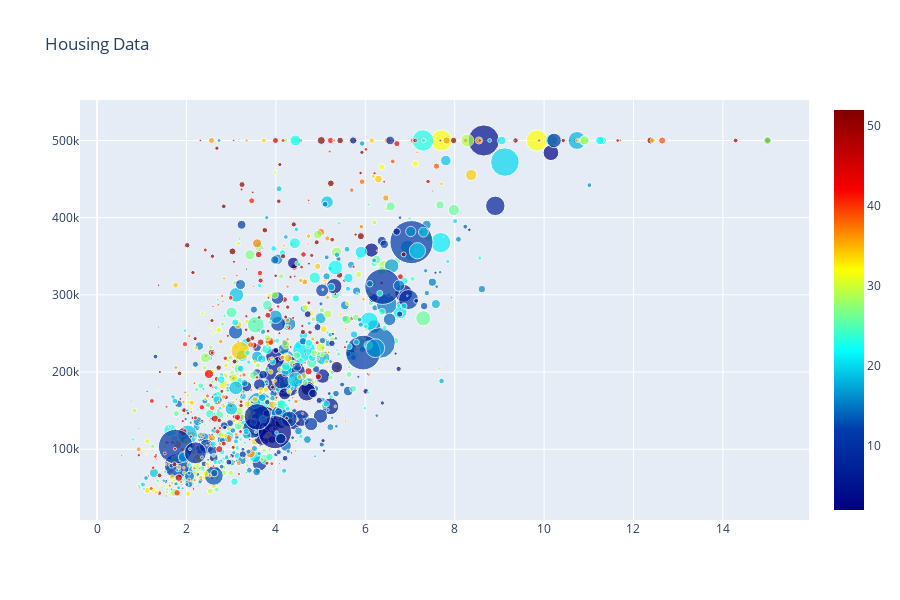

Notebook source saved alongside this figure:
### Markdown cell above
## Plot a Bubble Chart

### Code cell
trace = go.Scatter(x = df['median_income'], y = df['median_house_value'],
                  mode = 'markers', marker = dict(size = df['total_rooms'], sizeref=500,
                                                 color = df['housing_median_age'], colorscale = 'Jet', showscale=True))

data = [trace]

layout = go.Layout(height=600, width=900, title='Housing Data', hovermode ='closest')

fig = go.Figure(data = data, layout = layout)

offline.iplot(fig)

### Figure 1 — Plotly figure (JSON) as saved in the notebook; plotly's stock layout.template omitted (floating-point values rounded to 4 significant figures; data arrays with more than 128 entries replaced by an {"elided": "..."} marker saying what was removed)
{"data": [{"marker": {"color": {"elided": "1445 int values"}, "colorscale": [[0, "rgb(0,0,131)"], [0.2, "rgb(0,60,170)"], [0.4, "rgb(5,255,255)"], [0.6, "rgb(255,255,0)"], [0.8, "rgb(250,0,0)"], [1, "rgb(128,0,0)"]], "showscale": true, "size": {"elided": "1445 int values"}, "sizeref": 500}, "mode": "markers", "type": "scatter", "x": {"elided": "1445 float values"}, "y": {"elided": "1445 int values"}}], "layout": {"height": 600, "hovermode": "closest", "title": {"text": "Housing Data"}, "width": 900}}
